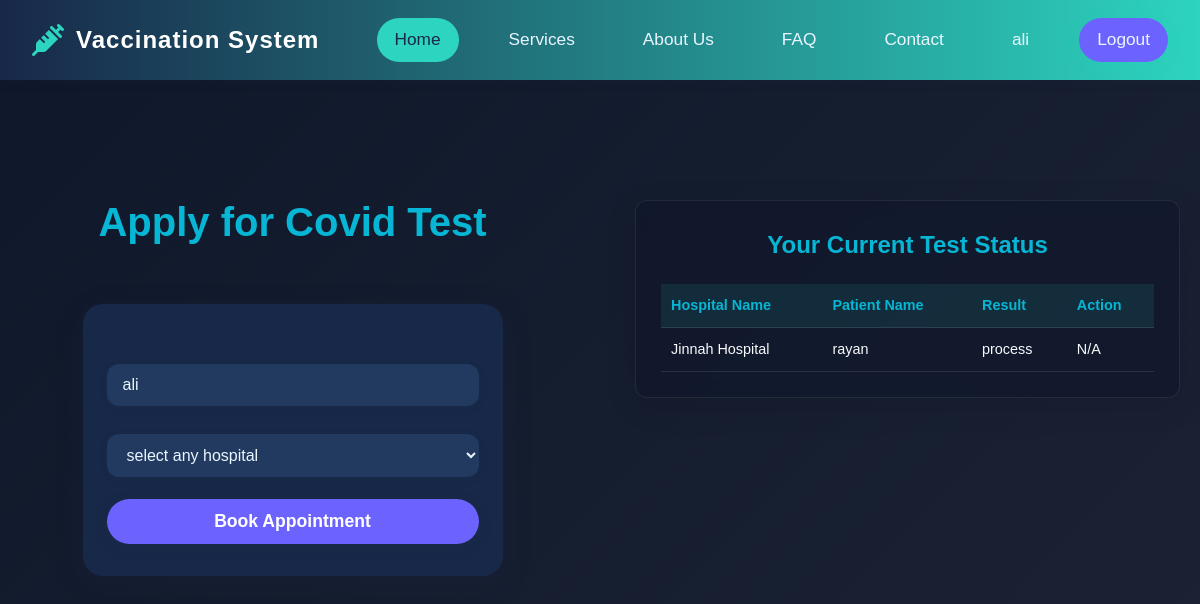
Page /covid-test.php (signed in) on the committed database.
### tables this page shows
CREATE TABLE `tbl_patient` (
  `id` int(11) NOT NULL,
  `name` varchar(50) NOT NULL,
  `contact` int(15) NOT NULL,
  `email` varchar(50) NOT NULL,
  `password` varchar(80) NOT NULL,
  `cid` int(11) NOT NULL,
  `address` varchar(300) NOT NULL,
  `gender` varchar(15) NOT NULL,
  `image` varchar(100) NOT NULL,
  `status` varchar(50) NOT NULL DEFAULT 'activate'
);

CREATE TABLE `tbl_test` (
  `id` int(11) NOT NULL,
  `p_id` int(11) NOT NULL,
  `h_id` int(11) NOT NULL,
  `date` varchar(20) NOT NULL,
  `result` varchar(50) NOT NULL DEFAULT 'process'
);

CREATE TABLE `tbl_hospital` (
  `id` int(11) NOT NULL,
  `name` varchar(50) NOT NULL,
  `contact` int(15) NOT NULL,
  `cid` int(11) NOT NULL,
  `email` varchar(50) NOT NULL,
  `password` varchar(80) NOT NULL,
  `image` varchar(100) NOT NULL,
  `address` varchar(300) NOT NULL,
  `status` varchar(50) NOT NULL DEFAULT 'deactivate'
);

### covid-test.php (the view, shortened to what this page needs)
<?php
include 'admin/config.php';
$query = "SELECT * FROM tbl_patient WHERE id=$_SESSION[patient_session]";
$result = mysqli_query($connection, $query);
$patient = mysqli_fetch_assoc($result);
?>
<?php
include ("header.php");
?>
    <section class="profile-section">
        <div class="container">
            <div class="section-header">
                <h2>Apply for Covid Test</h2>
            </div>
             <div class="profile-form">
                    <form action="" method="post">
                        <div class="form-group">
                            <input type="text" readonly value="<?php echo $patient['name']; ?>">
                        </div>
                        <div class="form-group">
                          <select name="hid" required>
                                <option value="" hidden>select any hospital</option>
                            </select>
                        </div>
                        <button type="submit" name="btnbook" class="btn btn-primary">Book Appointment</button>
                    </form>
                </div>
        </div>
       <div class="right-side">
            <div class="appointment-history">
                <h3>Your Current Test Status</h3>
                <div class="appointment-table-container">
                    <table class="appointment-table">
                        <thead>
                            <tr>
                                <th>Hospital Name</th>
                                <th>Patient Name</th>
                                <th>Result</th>
                                <th>Action</th>
                            </tr>
                        </thead>
                        <tbody>
                           <?php
                           $query = "SELECT tbl_patient.name AS 'pname' , tbl_hospital.name AS 'hname', tbl_test.* FROM tbl_test INNER JOIN tbl_hospital ON tbl_test.h_id=tbl_hospital.id INNER JOIN tbl_patient ON tbl_test.p_id=tbl_patient.id";
                            $result = mysqli_query($connection, $query);
                                foreach ($result as $row) {
                                    echo "<tr>
                                    <td>$row[hname]</td>
                                    <td>$row[pname]</td>
                                    <td class='result-" . strtolower($row['result']) . "'>$row[result]</td>";
                                    if ($row['result'] == 'positive') {
                                        echo "<td><a href='download-report.php?id=$row[id]' class='btn btn-secondary'>Download Report</a></td>";
                                    } else {
                                        echo "<td>N/A</td>";
                                    }
                                }
                           ?>
                        </tbody>
                    </table>
                </div>
            </div>
        </div>
    </section>
</body>
</html>

### rows in the picture
tbl_patient: name "ali"
tbl_test: tbl_hospital.name "Jinnah Hospital", tbl_patient.name "rayan", result "process", shows "N/A"

### other values in the picture
$_SESSION['patient_name'] "ali"
